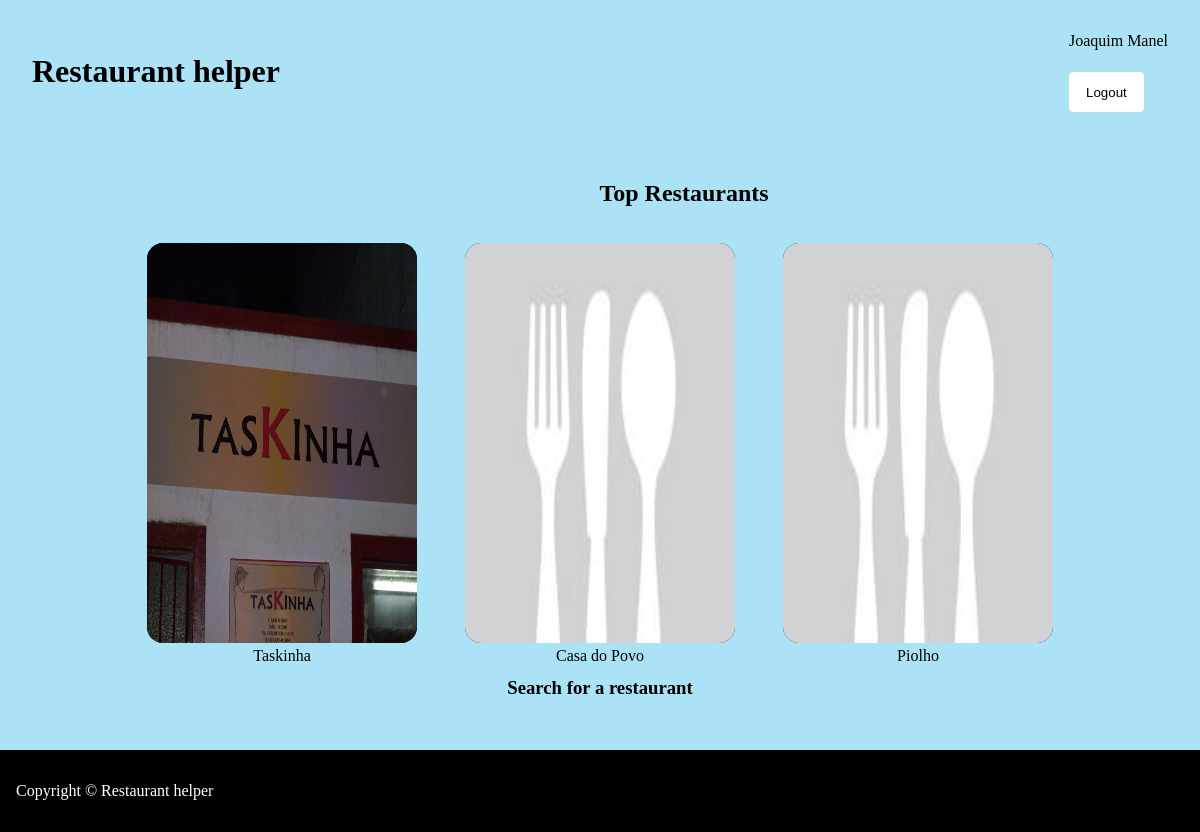
Screenshot of /pages/main.php (signed in) with the database file from the repository.
### tables this page shows
CREATE TABLE restaurants (
  id INTEGER PRIMARY KEY,            
  name VARCHAR NOT NULL,
  adress VARCHAR NOT NULL,
  category VARCHAR NOT NULL,
  photo STRING DEFAULT "default.jpg",
  owner INTEGER NOT NULL REFERENCES restaurantOwner(id) ON DELETE CASCADE
                      
);

### pages/main.php (called while the page is built, shortened)
<?php
  require_once('../database/connection.php');
  require_once('../database/restaurant.class.php');
  require_once('../templates/common.php');
  require_once('../templates/restaurants.php');
  $db = getDatabaseConnection();
  $restaurants = Restaurant::getRestaurantsObjects($db,4);
      usort($restaurants, "cmp");
  drawRestaurants($restaurants);
?>

### database/restaurant.class.php (called while the page is built, shortened)
<?php
  class Restaurant {
    public function __construct(int $id, string $name, string $adress, string $category,string $photo,float $rating)
    {
      $this->id = $id;
      $this->name = $name;
      $this->photo = $photo;
    }
    static function getRestaurantAVGRating(PDO $db, int $id) : float{
      $stmt = $db->prepare('select round(avg(rating), 2) as Rating from review where restaurant = ?');
      $stmt->execute(array($id));
      if($id = $stmt->fetch()){
          return (float)$id['Rating'];
        }
    }
    static function getRestaurantsObjects(PDO $db, int $id) : array {
      $stmt = $db->prepare('SELECT id, name,adress,category,photo FROM restaurants LIMIT ?');
      $stmt->execute(array($id));
      $restaurants = array();
      while ($restaurant = $stmt->fetch()) {
        $rating = Restaurant::getRestaurantAVGRating($db,(int)$restaurant['id']);
        if ($rating==NULL){
          $rating=0;
        }
        $restaurants[] = new Restaurant(
          (int)$restaurant['id'],
          $restaurant['name'],
          $restaurant['adress'],
          $restaurant['category'],
          $restaurant['photo'],
          $rating
        );
      }
      return $restaurants;
    }
  }
?>

### templates/restaurants.php (the view, shortened to what this page needs)
<?php function drawRestaurants(array $restaurants) { ?>
  <header>
  <h2 id="mainRestaurants">Top Restaurants</h2>
  </header>
  <section id="restaurantsMain">
    <?php foreach($restaurants as $restaurant) { ?>
      <article id="card">
        <a href="../pages/restaurant.php?id=<?=$restaurant->id?>"><img src="../restaurantPictures/<?=$restaurant->photo?>" > </a>
        <?=$restaurant->name?>
      </article>
    <?php } ?>
  </section>
  <h3><a href="../pages/restaurant.php?id=search">Search for a restaurant</a></h3>
<?php } ?>

### css/style.css (style rules this page uses)
html { background-color: #ace2f5; }
html, body { max-width: 100%; overflow-x: hidden; }
body { width: 120em; margin: 1em auto; max-width: 100vw; --main-color: black; min-height: 100vh; }
main a { color: var(--main-color); text-decoration: none; }
main > header { display: flex; }
main > header h2 { flex-grow: 1; }
#mainRestaurants { margin-right: -7em; }
#restaurantsMain { display: flex; flex-wrap: wrap; justify-content: center; gap: 1em; }
#card * { grid-column-start: 1; grid-row-start: 1; }
#card { background-color: black; margin: 1em; width: 16.875em; height: 25em; border-radius: 1em; background-size: cover; transition: 0.4s ease-out; text-align: center; }
#card a img { border-radius: 1em; width: 100%; height: 100%; -webkit-filter: brightness(100%); }

### rows the page displays
restaurants: photo (picture), name "Taskinha"
restaurants: photo (placeholder picture), name "Casa do Povo"
restaurants: photo (placeholder picture), name "Piolho"

### other values shown
$name "Joaquim Manel"
